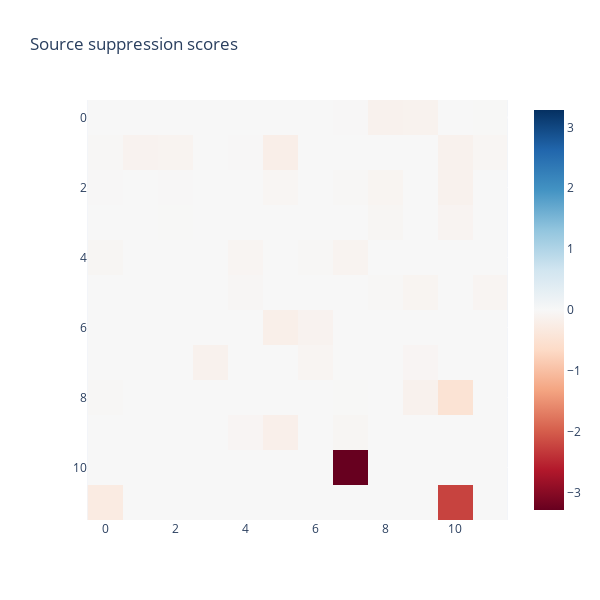

The code cell stored with this chart in its notebook:
### Code cell
imshow(
    unembedding_coeffs_first_pass * (unembedding_coeffs_first_pass < 0),
    title="Source suppression scores",
    # facet_col=0,
    # facet_labels=["Fraction of norm of residual stream output<br>preserved by projecting onto W<sub>U</sub>", "Average boost to logits of<br>source token after projection"],
    # facet_label_size=17,
    # margin=dict(t=80),
    width=600,
    height=600,
)
# * TODO - these are not sparse because it doesn't more highly weight the values that are more paid attention to. Maybe crop to all situations where >10% attn is paid? Is this a reasonable thing to do?
# The thing that confuses me most is how many false negatives there are. Why do so many heads have nontrivially large dot products? Aren't cosine sims about 0 for random vectors?

### Figure 1 — Plotly figure (JSON) as saved in the notebook; plotly's stock layout.template omitted (floating-point values rounded to 4 significant figures; data arrays with more than 128 entries replaced by an {"elided": "..."} marker saying what was removed)
{"data": [{"coloraxis": "coloraxis", "hovertemplate": "x: %{x}<br>y: %{y}<br>color: %{z}<extra></extra>", "name": "0", "type": "heatmap", "xaxis": "x", "yaxis": "y", "z": {"elided": "12x12 float values"}}], "layout": {"coloraxis": {"cmid": 0, "colorscale": [[0, "rgb(103,0,31)"], [0.1, "rgb(178,24,43)"], [0.2, "rgb(214,96,77)"], [0.3, "rgb(244,165,130)"], [0.4, "rgb(253,219,199)"], [0.5, "rgb(247,247,247)"], [0.6, "rgb(209,229,240)"], [0.7, "rgb(146,197,222)"], [0.8, "rgb(67,147,195)"], [0.9, "rgb(33,102,172)"], [1, "rgb(5,48,97)"]]}, "height": 600, "modebar": {"add": ["drawline", "drawopenpath", "drawclosedpath", "drawcircle", "drawrect", "eraseshape"]}, "title": {"text": "Source suppression scores"}, "width": 600, "xaxis": {"anchor": "y", "constrain": "domain", "domain": [0, 1], "scaleanchor": "y"}, "yaxis": {"anchor": "x", "autorange": "reversed", "constrain": "domain", "domain": [0, 1]}}}
